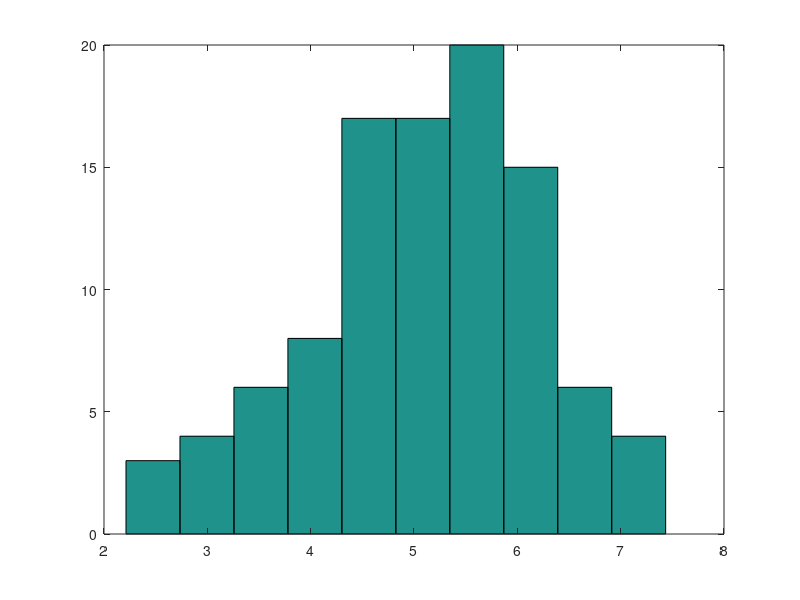

Source code (MATLAB): (Note: this script raises an error after producing the figure.)

% some random points
x = normrnd(5,1,100,1);

% a simple histogram
fig = figure;
hist(x)

% PLOTLY 
response = fig2plotly(fig,'filename','matlab_basic_histogram');
plotly_url = response.url;
